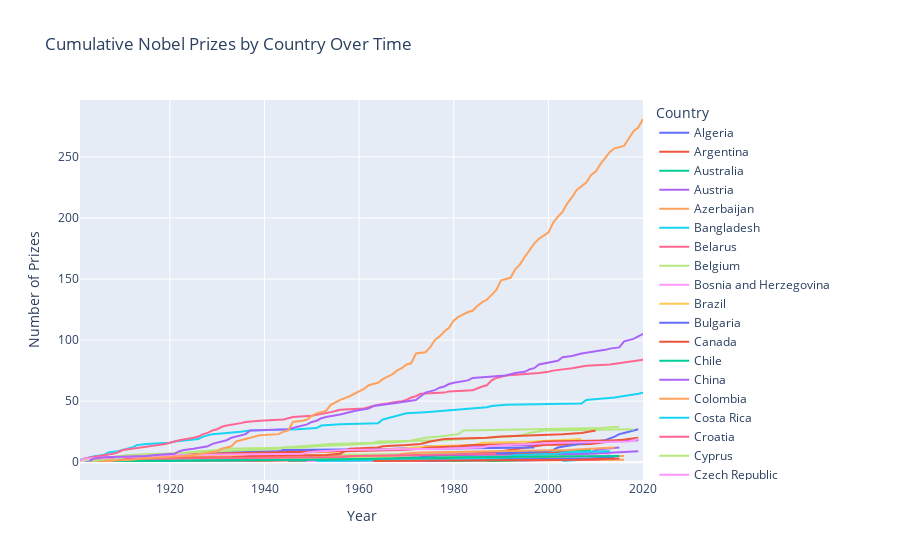

Notebook cell for this chart:
### Markdown cell above
# A Choropleth Map and the Countries with the Most Prizes

### Code cell
def gen_bar_fig_top20(in_df: pd.DataFrame) -> None:
    top20_countries = in_df.groupby(by='birth_country_current').agg({'prize': 'count'}).sort_values(by='prize', ascending=False).head(20).reset_index()
    
    cat_country = in_df.groupby(
        by=['birth_country_current', 'category'], 
        as_index=False
    ).agg({'prize': 'count'}).sort_values(
        by='prize', 
        ascending=False
    )
    cat_country = cat_country[cat_country.birth_country_current.isin(top20_countries.birth_country_current)]

    merged_df = pd.merge(cat_country, top20_countries, on='birth_country_current')
    merged_df.columns = ['birth_country_current', 'category', 'cat_prize', 'total_prize']
    merged_df = merged_df.sort_values(by='total_prize')
    
    top20_bar_fig = px.bar(
        data_frame=merged_df,
        x='cat_prize',
        y='birth_country_current',
        orientation='h',
        color='category',
        title='Top 20 Countries by Number of Prizes',
        height=len(merged_df['birth_country_current'].unique()) * 50
    )
    top20_bar_fig.update_layout(
        xaxis_title='Number of Prizes', 
        yaxis_title='Country',
        yaxis={'categoryorder': 'total ascending'}
    )
    top20_bar_fig.show()


def gen_fig_map(in_df: pd.DataFrame) -> None:
    countrywise_distribution = in_df.groupby(
        by=['birth_country_current', 'ISO']
    ).agg({'prize': 'count'}).sort_values(
        by='prize', 
        ascending=False
    ).reset_index()
    world_map_fig = px.choropleth(
        data_frame=countrywise_distribution,
        locations='ISO',
        color='prize',
        hover_name='birth_country_current',
        color_continuous_scale=px.colors.sequential.matter
    )
    world_map_fig.update_layout(coloraxis_showscale=True)
    world_map_fig.show()


def gen_fig_prize_by_country_over_time(in_df: pd.DataFrame) -> None:
    yearly_country_df = in_df.groupby(
        by=['birth_country_current', 'year']
    ).size().reset_index(
        name='yearly_prize_count'
    )
    yearly_country_df['cumulative_prize'] = yearly_country_df.groupby(by='birth_country_current')['yearly_prize_count'].cumsum()

    line_chart = px.line(
        data_frame=yearly_country_df,
        x='year',
        y='cumulative_prize',
        color='birth_country_current',
        hover_name='birth_country_current',
        title='Cumulative Nobel Prizes by Country Over Time',
        labels={
            'year': 'Year',
            'cumulative_prize': 'Cumulative Number of Prizes',
            'birth_country_current': 'Country'
        }
    )
    line_chart.update_layout(
        xaxis_title='Year',
        yaxis_title='Number of Prizes'
    )
    line_chart.show()


if __name__ == '__main__':
    setup_logging()

    in_df = fetch_df('input-79.csv')
    in_df = conv_df_dtype(in_df)

    # gen_bar_fig_top20(in_df)
    # gen_fig_map(in_df)
    gen_fig_prize_by_country_over_time(in_df)
